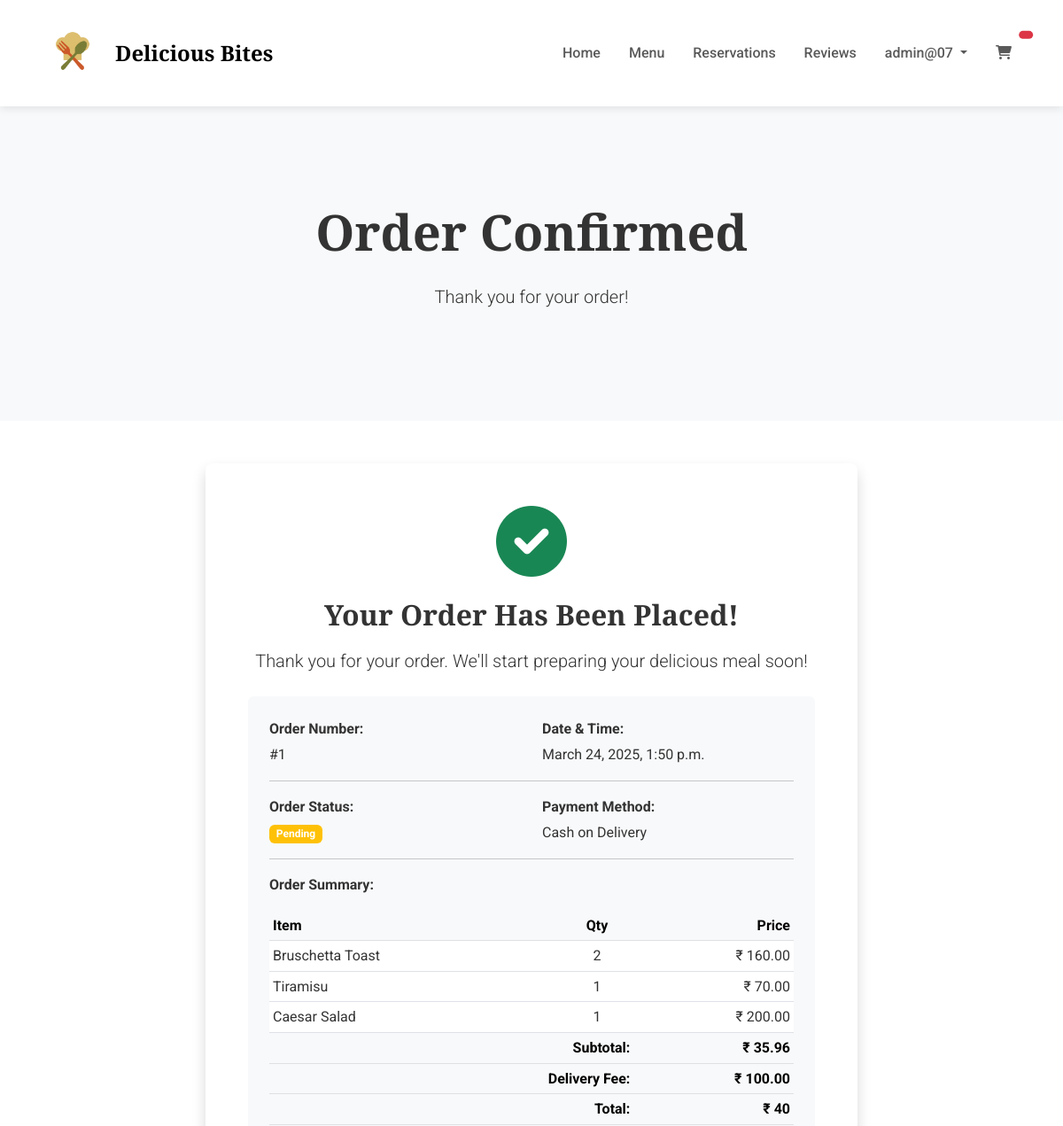
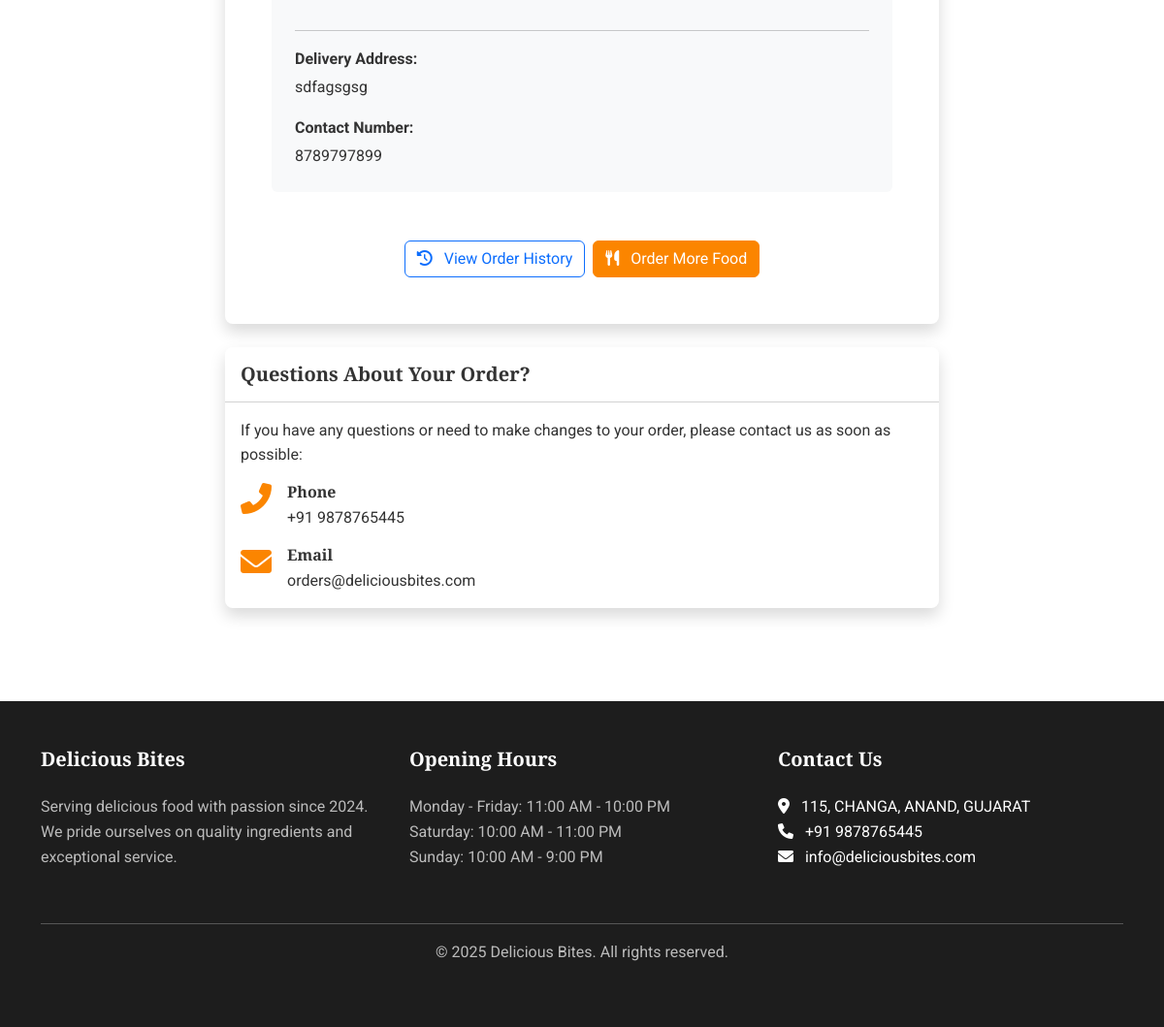
/orders/confirm/1/ (signed in), run on the app's committed database (2 pictures, top to bottom).
### orders/models.py (models this page shows, shortened)
class Order(models.Model):
    STATUS_CHOICES = [
        ('pending', 'Pending'),
        ('confirmed', 'Confirmed'),
        ('preparing', 'Preparing'),
        ('ready', 'Ready for Pickup'),
        ('delivered', 'Delivered'),
        ('cancelled', 'Cancelled'),
    ]
    PAYMENT_METHOD_CHOICES = [
        ('cash', 'Cash on Delivery'),
        ('card', 'Credit/Debit Card'),
        ('paypal', 'PayPal'),
    ]
    user = models.ForeignKey(User, on_delete=models.CASCADE)
    status = models.CharField(max_length=20, choices=STATUS_CHOICES, default='pending')
    total_price = models.DecimalField(max_digits=10, decimal_places=2, default=0)
    address = models.TextField(blank=True)
    phone_number = models.CharField(max_length=15, blank=True)
    payment_method = models.CharField(max_length=20, choices=PAYMENT_METHOD_CHOICES, default='cash')
    is_paid = models.BooleanField(default=False)
    created_at = models.DateTimeField(auto_now_add=True)
    updated_at = models.DateTimeField(auto_now=True)
    class Meta:
        ordering = ['-created_at']

class OrderItem(models.Model):
    order = models.ForeignKey(Order, on_delete=models.CASCADE, related_name='items')
    menu_item = models.ForeignKey(MenuItem, on_delete=models.CASCADE)
    quantity = models.IntegerField(validators=[MinValueValidator(1)], default=1)
    special_instructions = models.TextField(blank=True)
    def get_total_price(self):
        item_price = self.menu_item.price * self.quantity
        toppings_price = sum(topping.topping.price for topping in self.toppings.all())
        return item_price + toppings_price

### menu/models.py (models this page shows, shortened)
class MenuItem(models.Model):
    name = models.CharField(max_length=100)
    description = models.TextField()
    price = models.DecimalField(max_digits=10, decimal_places=2)
    category = models.ForeignKey(Category, on_delete=models.CASCADE, related_name='menu_items')
    image = models.ImageField(upload_to='menu_items/', null=True, blank=True)
    is_vegetarian = models.BooleanField(default=False)
    is_spicy = models.BooleanField(default=False)
    is_available = models.BooleanField(default=True)
    is_featured = models.BooleanField(default=False)
    created_at = models.DateTimeField(auto_now_add=True)
    updated_at = models.DateTimeField(auto_now=True)
    class Meta:
        verbose_name = 'Menu Item'
        verbose_name_plural = 'Menu Items'
        ordering = ['category', 'name']

### orders/views.py (the view)
# urls.py: path('confirm/<int:order_id>/', views.order_confirmation, name='order_confirmation'),
@login_required
def order_confirmation(request, order_id):
    order = get_object_or_404(Order, id=order_id, user=request.user)
    context = {
        'order': order,
    }
    return render(request, 'orders/order_confirmation.html', context)

### templates/orders/order_confirmation.html (shortened to what this page needs)
{% extends 'base/base.html' %}
{% load static %}
{% block content %}
<section class="page-banner">
    <div class="container text-center py-5">
        <h1 class="display-4 fw-bold mb-4">Order Confirmed</h1>
        <p class="lead">Thank you for your order!</p>
    </div>
</section>
<section class="order-confirmation-section py-5">
    <div class="container">
        <div class="row justify-content-center">
            <div class="col-lg-8">
                <div class="card shadow mb-4">
                    <div class="card-body text-center p-5">
                        <div class="confirmation-icon mb-4">
                            <i class="fas fa-check-circle fa-5x text-success"></i>
                        </div>
                        <h2 class="mb-3">Your Order Has Been Placed!</h2>
                        <p class="lead mb-4">Thank you for your order. We'll start preparing your delicious meal soon!</p>
                        <div class="order-details text-start bg-light p-4 rounded mb-4">
                            <div class="row">
                                <div class="col-sm-6 mb-3 mb-sm-0">
                                    <p class="fw-bold mb-1">Order Number:</p>
                                    <p class="mb-0">#{{ order.id }}</p>
                                </div>
                                <div class="col-sm-6">
                                    <p class="fw-bold mb-1">Date & Time:</p>
                                    <p class="mb-0">{{ order.created_at|date:"F j, Y, g:i a" }}</p>
                                </div>
                            </div>
                            <hr>
                            <div class="row">
                                <div class="col-sm-6 mb-3 mb-sm-0">
                                    <p class="fw-bold mb-1">Order Status:</p>
                                    <p class="mb-0">
                                        <span class="badge bg-warning">{{ order.get_status_display }}</span>
                                    </p>
                                </div>
                                <div class="col-sm-6">
                                    <p class="fw-bold mb-1">Payment Method:</p>
                                    <p class="mb-0">{{ order.get_payment_method_display }}</p>
                                </div>
                            </div>
                            <hr>
                            <div class="order-summary">
                                <p class="fw-bold mb-3">Order Summary:</p>
                                <div class="table-responsive">
                                    <table class="table table-sm">
                                        <thead class="table-light">
                                            <tr>
                                                <th>Item</th>
                                                <th class="text-center">Qty</th>
                                                <th class="text-end">Price</th>
                                            </tr>
                                        </thead>
                                        <tbody>
                                            {% for item in order.items.all %}
                                                <tr>
                                                    <td>
                                                        {{ item.menu_item.name }}
                                                    </td>
                                                    <td class="text-center">{{ item.quantity }}</td>
                                                    <td class="text-end">₹ {{ item.get_total_price }}</td>
                                                </tr>
                                            {% endfor %}
                                        </tbody>
                                        <tfoot class="table-light">
                                            <tr>
                                                <th colspan="2" class="text-end">Subtotal:</th>
                                                <th class="text-end">₹ {{ order.total_price }}</th>
                                            </tr>
                                            <tr>
                                                <th colspan="2" class="text-end">Delivery Fee:</th>
                                                <th class="text-end">₹ 100.00</th>
                                            </tr>
                                            {% if order.total_price >= 500 %}
                                                <tr class="text-success">
                                                    <th colspan="2" class="text-end">Discount (orders over ₹500) :</th>
                                                    <th class="text-end">₹ 100.00</th>
                                                </tr>
                                                <tr>
                                                    <th colspan="2" class="text-end">Total:</th>
                                                    <th class="text-end">₹ {{ order.total_price }}</th>
                                                </tr>
                                            {% else %}
                                                <tr>
                                                    <th colspan="2" class="text-end">Total:</th>
                                                    <th class="text-end">₹ {{ order.total_price | add:5}}</th>
                                                </tr>
                                            {% endif %}
                                        </tfoot>
                                    </table>
                                </div>
                            </div>
                            <hr>
                            <div class="delivery-details">
                                <p class="fw-bold mb-1">Delivery Address:</p>
                                <p class="mb-3">{{ order.address }}</p>
                                <p class="fw-bold mb-1">Contact Number:</p>
                                <p class="mb-0">{{ order.phone_number }}</p>
                            </div>
                        </div>
                        <br>
                        <div class="d-flex flex-column flex-md-row gap-2 justify-content-center">
                            <a href="{% url 'orders:order_history' %}" class="btn btn-outline-primary">
                                <i class="fas fa-history me-2"></i> View Order History
                            </a>
                            <a href="{% url 'menu:menu_list' %}" class="btn btn-primary">
                                <i class="fas fa-utensils me-2"></i> Order More Food
                            </a>
                        </div>
                    </div>
                </div>
                <div class="card shadow">
                    <div class="card-header bg-white py-3">
                        <h5 class="mb-0">Questions About Your Order?</h5>
                    </div>
                    <div class="card-body">
                        <p>If you have any questions or need to make changes to your order, please contact us as soon as possible:</p>
                        <div class="d-flex mb-3">
                            <div class="me-3">
                                <i class="fas fa-phone-alt fa-2x text-primary"></i>
                            </div>
                            <div>
                                <h6 class="mb-1">Phone</h6>
                                <p class="mb-0">+91 9878765445</p>
                            </div>
                        </div>
                        <div class="d-flex">
                            <div class="me-3">
                                <i class="fas fa-envelope fa-2x text-primary"></i>
                            </div>
                            <div>
                                <h6 class="mb-1">Email</h6>
                                <p class="mb-0">orders@deliciousbites.com</p>
                            </div>
                        </div>
                    </div>
                </div>
            </div>
        </div>
    </div>
</section>
{% endblock %}

### templates/base/base.html (shortened to what this page needs)
<!DOCTYPE html>
<html lang="en" data-bs-theme="light">
<head>
    <link href="https://cdn.jsdelivr.net/npm/bootstrap@5.3.0-alpha1/dist/css/bootstrap.min.css" rel="stylesheet">
    <link rel="stylesheet" href="https://cdnjs.cloudflare.com/ajax/libs/font-awesome/6.0.0/css/all.min.css">
    {% load static %}
    <link rel="stylesheet" href="{% static 'css/style.css' %}">
</head>
<body>
    <nav class="navbar navbar-expand-lg sticky-top">
        <div class="container">
            <a class="navbar-brand d-flex align-items-center" href="{% url 'home' %}">
                <img src="{% static 'images/Logo.png' %}" alt="Restaurant Logo" height="80" class="me-2">
                <span>Delicious Bites</span>
            </a>
            <div class="collapse navbar-collapse" id="navbarNav">
                <ul class="navbar-nav ms-auto">
                    <li class="nav-item">
                        <a class="nav-link" href="{% url 'home' %}">Home</a>
                    </li>
                    <li class="nav-item">
                        <a class="nav-link" href="{% url 'menu:menu_list' %}">Menu</a>
                    </li>
                    <li class="nav-item">
                        <a class="nav-link" href="{% url 'reservations:reservation_form' %}">Reservations</a>
                    </li>
                    <li class="nav-item">
                        <a class="nav-link" href="{% url 'reviews:review_list' %}">Reviews</a>
                    </li>
                    {% if user.is_authenticated %}
                        <li class="nav-item dropdown">
                            <a class="nav-link dropdown-toggle" href="#" role="button" data-bs-toggle="dropdown">
                                {{ user.username }}
                            </a>
                        </li>
                    {% endif %}
                    <li class="nav-item">
                        <a class="nav-link position-relative" href="{% url 'orders:cart' %}">
                            <i class="fas fa-shopping-cart"></i>
                            <span class="position-absolute top-0 start-100 translate-middle badge rounded-pill bg-danger cart-badge">
                            </span>
                        </a>
                    </li>
                </ul>
            </div>
        </div>
    </nav>
    <main>
        {% block content %}{% endblock %}
    </main>
    <footer class="footer mt-5 py-5">
        <div class="container">
            <div class="row">
                <div class="col-md-4 mb-4">
                    <h5>Delicious Bites</h5>
                    <p>Serving delicious food with passion since 2024. We pride ourselves on quality ingredients and exceptional service.</p>
                </div>
                <div class="col-md-4 mb-4">
                    <h5>Opening Hours</h5>
                    <ul class="list-unstyled">
                        <li>Monday - Friday: 11:00 AM - 10:00 PM</li>
                        <li>Saturday: 10:00 AM - 11:00 PM</li>
                        <li>Sunday: 10:00 AM - 9:00 PM</li>
                    </ul>
                </div>
                <div class="col-md-4 mb-4">
                    <h5>Contact Us</h5>
                    <address>
                        <i class="fas fa-map-marker-alt me-2"></i> 115, CHANGA, ANAND, GUJARAT<br>
                        <i class="fas fa-phone me-2"></i> +91 9878765445<br>
                        <i class="fas fa-envelope me-2"></i> info@deliciousbites.com
                    </address>
                </div>
            </div>
            <hr>
            <div class="text-center">
                <p>&copy; {% now "Y" %} Delicious Bites. All rights reserved.</p>
            </div>
        </div>
    </footer>
</body>
</html>

### data on the page
Order: id "1", created_at "March 24, 2025, 1:50 p.m.", status "Pending", payment_method "Cash on Delivery", total_price "35.96", total_price|add "40", address "sdfagsgsg", phone_number "8789797899"
OrderItem: menu_item.name "Bruschetta Toast", quantity "2", get_total_price "160.00"
OrderItem: menu_item.name "Tiramisu", quantity "1", get_total_price "70.00"
OrderItem: menu_item.name "Caesar Salad", quantity "1", get_total_price "200.00"

### other printed values
{{ user.username }} "admin@07"
